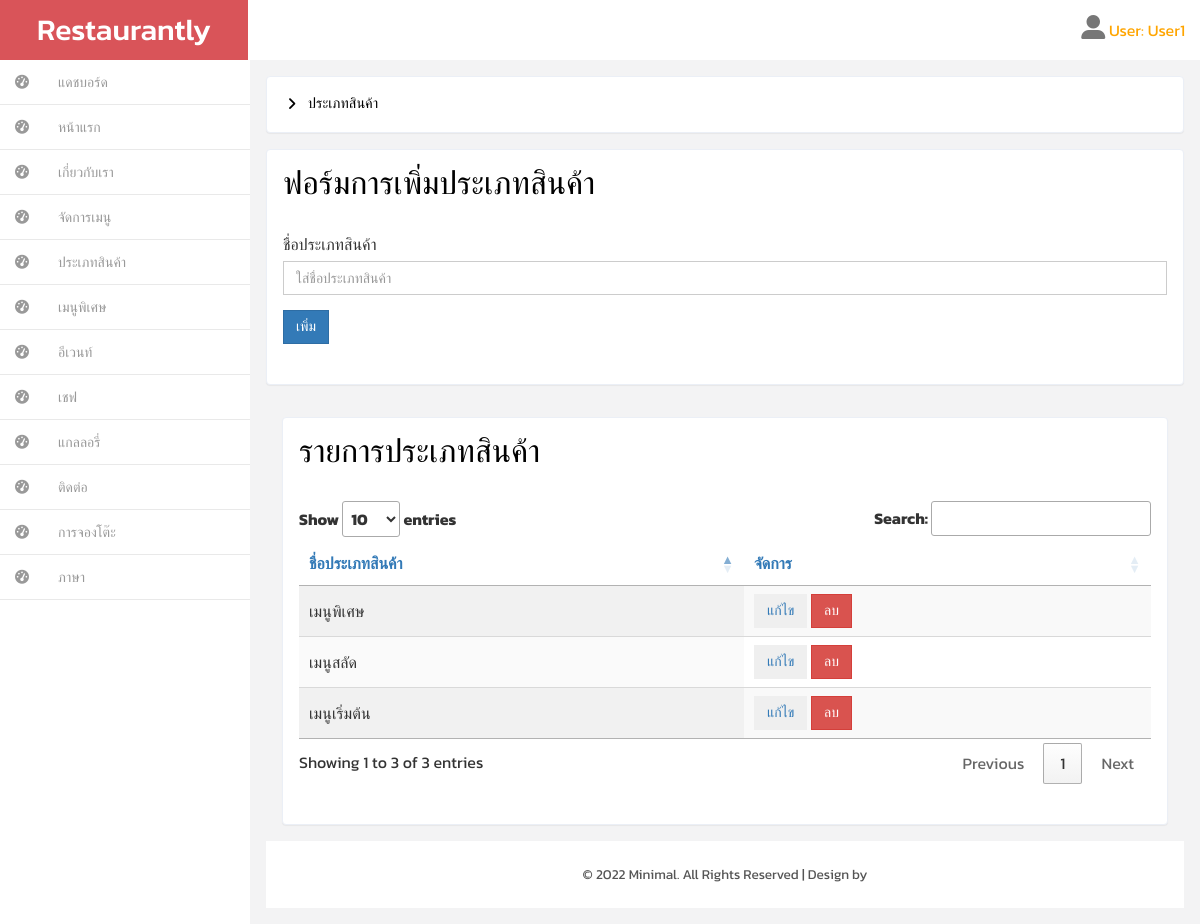
Screenshot of /backend/category.php?action=th (signed in) with the database file from the repository.
### tables this page shows
CREATE TABLE `category_menu_th` (
  `id` int(11) NOT NULL,
  `cate_name_th` varchar(155) NOT NULL
);

### backend/category.php (the view, shortened to what this page needs)
<!DOCTYPE HTML>
<html>
<head>
    <?php
    include("inc_header.php");
    include "../connect/connect.php";
    include("inc_left_menu.php");
   ?>
</head>
<body>
    <?php if(isset($_GET['action'])){
        switch($_GET){
    ?>
                    <?php
                      case ($_GET['action'] == 'th');
                        $sql = $conn->query("SELECT * FROM category_menu_th");
                        $rows = $sql->fetchAll(PDO::FETCH_ASSOC);
                    ?>
                    <div id="wrapper">
                        <div id="page-wrapper" class="gray-bg dashbard-1">
                            <div class="content-main">
                                <div class="banner">
                                    <h2>
                                        <i class="fa fa-angle-right"></i>
                                        <span>ประเภทสินค้า</span>
                                    </h2>
                                </div>
                                <div class="grid-form">
                                    <div class="grid-form1">
                                        <h3 id="forms-example" class="">ฟอร์มการเพิ่มประเภทสินค้า</h3>
                                        <form method="POST" action="add_class_th.php?action=categoryt">
                                            <div class="form-group">
                                                <label for="exampleInputcategory1">ชื่อประเภทสินค้า</label>
                                                <input type="text" class="form-control" id="exampleInputcategory1" name="category_name_th" placeholder="ใส่ชื่อประเภทสินค้า">
                                            </div>
                                            <button type="submit" class="btn btn-primary">เพิ่ม</button>
                                        </form>
                                    </div>
                                    <div class="grid-form">
                                        <div class="grid-form1">
                                            <h3 id="forms-example" class="">รายการประเภทสินค้า</h3>
                                            <form>
                                                <div class="card-body">
                                                    <div class="table-responsive">
                                                        <table id="tablelist_menu" class="display" style="width: 100%;">
                                                            <thead class=" text-primary">
                                                                <th>ชื่อประเภทสินค้า</th>
                                                                <th>จัดการ</th>
                                                            </thead>
                                                            <tbody>
                                                                <?php
                                                                    foreach($rows as $row) {
                                                                ?>
                                                                <tr>
                                                                    <td><?php echo $row['cate_name_th']; ?></td>
                                                                    <td>
                                                                        <a
                                                                            href="category_edit.php?id=<?php echo $row['id'];?>&action=th">
                                                                            <button class="btn btn-secondary" type="button"> แก้ไข </button>
                                                                        </a>
                                                                        <a
                                                                            href="./Delete/deleteCateTh.php?id=<?php echo $row['id'];?>">
                                                                            <button class="btn btn-danger" type="button" onclick="return Myfunction();"> ลบ
                                                                            </button>
                                                                        </a>
                                                                    </td>
                                                                </tr>
                                                                <?php  } ?>
                                                            </tbody>
                                                        </table>
                                                    </div>
                                                </div>
                                        </div>
                                    </div>
                                    <?php break; } ?>
                                    <?php  } ?>
                   <?php include("inc_copy.php"); ?>
                   </div>
                  </div>
              </div>
</body>
</html>

### backend/css/style.css (style rules this page uses)
h4, h5, h6, h1, h2, h3 { margin: 0; }
html, body { font-family: 'Kanit', sans-serif; font-size: 100%; background:#F3F3F4; overflow-x: hidden; }
body a { transition:0.5s all; -webkit-transition:0.5s all; -moz-transition:0.5s all; -o-transition:0.5s all; -ms-transition:0.5s all; }
div#wrapper { background-color: #fff; }
@media (min-width: 768px) { #page-wrapper { position: inherit; margin: 0 0 0 240px; min-height: 1000px; } }
.content-main { background-color: #F3F3F4; padding-top: 1em; }
.banner { background: #fff; display: block; margin: 0em 1em ; padding:1em; border: 1px solid #ebeff6; border-color: #ebeff6; border-radius: 4px; -webkit-border-radius: 4px; -o-border-radius: 4px; -moz-border-radius: 4px; -ms-border-radius: 4px; -webkit-box-shadow: 0 1px 1px rgba(0,0,0,.05); box-shadow: 0 1px 1px rgba(0,0,0,.05); }
.banner h2 { font-size:0.9em; }
.banner h2 span { color:#000; font-family: 'Muli-Regular'; padding:0.3em ; }
.banner h2 i { color:#000; vertical-align:middle; padding:0.3em ; }
.grid-form { padding: 1em; }
.grid-form1 { background: #fff; margin-bottom: 1em; padding: 1em; border: 1px solid #ebeff6; border-radius: 4px; -webkit-border-radius: 4px; -o-border-radius: 4px; -moz-border-radius: 4px; -ms-border-radius: 4px; -webkit-box-shadow: 0 1px 1px rgba(0,0,0,.05); box-shadow: 0 1px 1px rgba(0,0,0,.05); }
.grid-form1:last-child { margin-bottom: 0em; }
.grid-form1 h3 { color: #000; font-size:2em; margin-bottom: 1em; }
.grid-form1 form { margin: 1.5em 0; }
.form-control { box-shadow: none; outline: none; border-radius: 0px; font-family: 'Muli-Regular'; }
.btn { border-radius: 0px; outline: none; }
.checkbox-inline label,.checkbox-inline1 label,.form-group label { font-weight:400; }

### backend/css/custom.css (style rules this page uses)
#wrapper { width: 100%; }
#page-wrapper { min-height: 568px; }
@media (min-width:768px) { #page-wrapper { position: inherit; margin: 0 0 0 250px; } }

### rows the page displays
category_menu_th: cate_name_th "เมนูเริ่มต้น"
category_menu_th: cate_name_th "เมนูสลัด"
category_menu_th: cate_name_th "เมนูพิเศษ"

### other values shown
$_SESSION["name"] "User1"
